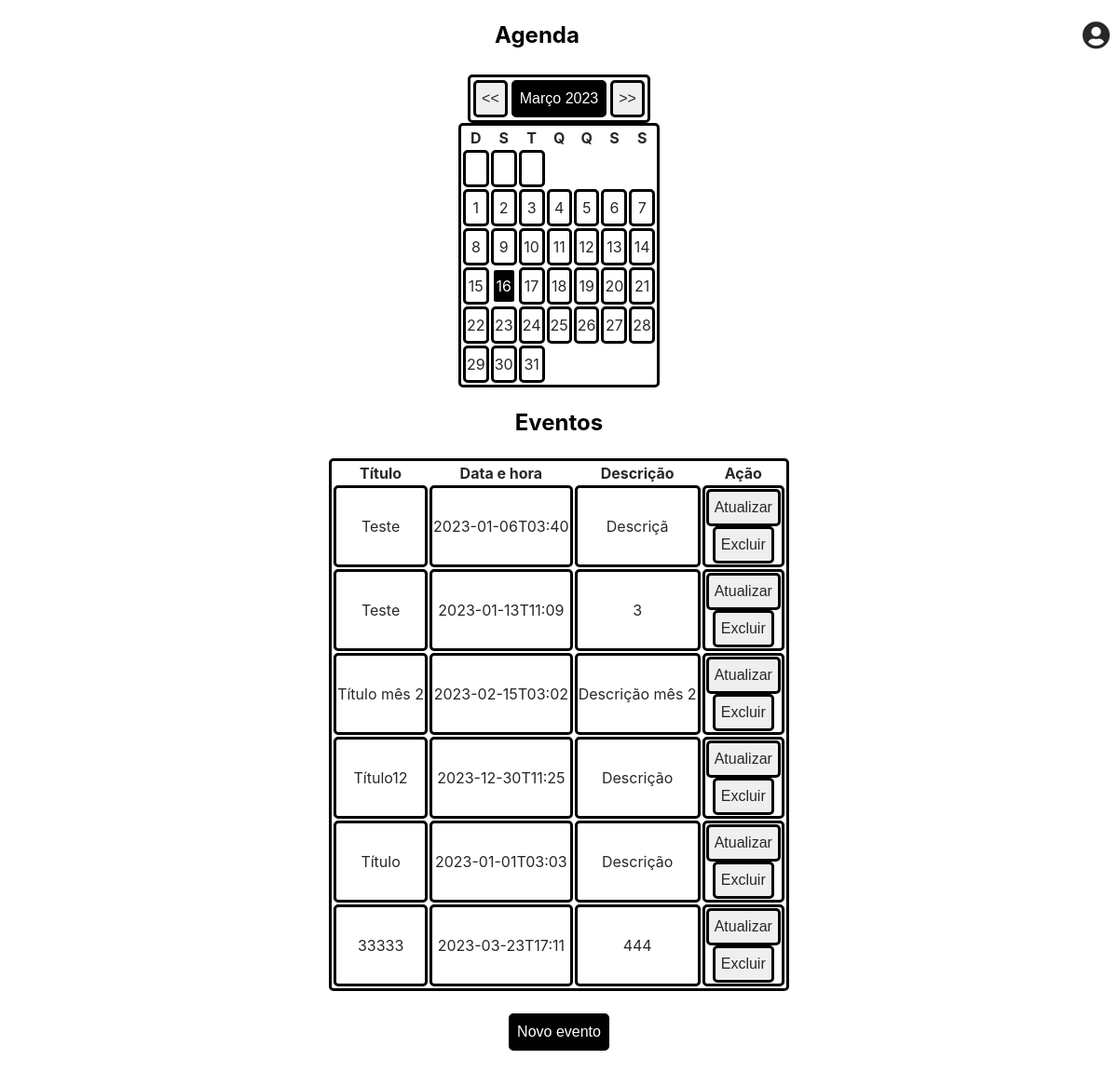
Screenshot of /start (signed in) with the database file from the repository.
### tables this page shows
CREATE TABLE "eventos" (
	"id"	integer,
	"titulo"	VARCHAR(100) NOT NULL,
	"data_hora"	VARCHAR(20) NOT NULL,
	"descricao"	VARCHAR(500) NOT NULL,
	PRIMARY KEY("id" AUTOINCREMENT)
);

### app.py (the view)
@app.route('/start', methods=['GET', 'POST'])
@login_required
def start():
    eventos = retrieve_events()
    return render_template('start.html', eventos=eventos)

### app.py (called while the page is built)
@login_manager.user_loader
def load_user(user_id):
    return User.query.get(int(user_id))

def retrieve_events():
    con = sql.connect("agenda.db")
    cur = con.cursor()
    cur.execute("SELECT titulo,data_hora,descricao FROM eventos")
    eventos = cur.fetchall()
    con.close()
    return eventos

### templates/start.html (shortened to what this page needs)
<!DOCTYPE html>
<html lang="en">
<head>
    <link href="../static/css/main.css" rel="stylesheet" type="text/css" media="all">
    <link rel="stylesheet" href="https://cdnjs.cloudflare.com/ajax/libs/font-awesome/5.15.1/css/all.min.css" />
</head>
<body>
    <header>
        <nav>
            <h1 style="color: black">Agenda </h1>
        </nav>
        <nav>
            <div>
                <form method="POST" action="/settings" style="text-align: end">
                    <button type="submit" class="account-btn header-right" style="background-color: white">
                        <i class="fas fa-user-circle icon-size"></i>
                    </button>
                </form>
            </div>
        </nav>
    </header>
    <table align="center">
        <tr>
            <th>
            <button id="prev-month"><<</button>
            </th>
            <th>
                <form>
                <button type="submit" style="background-color: black"><a style="color: white"><div id="month"></div></a></button>
                </form>
            </th>
            <th>
            <button id="next-month">>></button>
            </th>
        </tr>
    </table>
    <div id="calendar" align="center">
      <table id="calendar-body">
        <thead>
          <tr>
            <th>D</th>
            <th>S</th>
            <th>T</th>
            <th>Q</th>
            <th>Q</th>
            <th>S</th>
            <th>S</th>
          </tr>
        </thead>
        <tbody id="calendar-days"></tbody>
      </table>
    </div>
    <div class="eventos" align="center">
      <h2>Eventos</h2>
          <table>
            <thead>
              <tr>
                <th>Título</th>
                <th>Data e hora</th>
                <th>Descrição</th>
                  <th>Ação</th>
              </tr>
            </thead>
            <tbody>
                    {%for evento in eventos%}
                      <tr>
                        <td>{{ evento[0] }}</td><td>{{ evento[1] }}</td><td>{{ evento[2] }}</td>
                        <td>
                            <form method="GET" action="{{url_for('update_event', event_id=loop.index)}}">
                            <input type="submit" value="Atualizar" >
                          </form>
                          <form method="POST" action="/remove/{{ loop.index }}">
                            <input type="submit" value="Excluir" onclick="return confirm('Tem certeza que deseja excluir este evento?');">
                          </form>
                        </td>
                      </tr>
                    {%endfor%}
            </tbody>
          </table>
    <br>
        <form action="/insert">
            <button type="submit" style="background-color: black"><a style="color: white">Novo evento</a></button>
        </form>
    </div>
    <br>
</body>
</html>

### static/css/main.css (style rules this page uses)
html { font-family: -apple-system, BlinkMacSystemFont, "Segoe UI", Roboto, Helvetica, Arial, sans-serif, "Apple Color Emoji", "Segoe UI Emoji", "Segoe UI Symbol"; line-height:1.5; font-size:1em; }
body { margin: initial; padding-top: 80px; text-align: center; align-items: center; justify-content: center; }
html, body { height:100%; background-color: #ffffff; }
input,table,td, button { border: 3px solid #000; border-radius: 5px; height: 40px; line-height: normal; color: #282828; box-sizing: border-box; user-select: auto; font-size: 16px; text-align: center; }
header { position: fixed; top: 0; width: 100%; z-index: 1; background-color: #ffffff; display: flex; justify-content: space-between; align-items: center; align-content: center; }
.icon-size { font-size: 30px; }
.header-right { border: 3px solid #ffffff; }

### rows the page displays
eventos: titulo "Teste", data_hora "2023-01-06T03:40", descricao "Descriçã"
eventos: titulo "Teste", data_hora "2023-01-13T11:09", descricao "3"
eventos: titulo "Título mês 2", data_hora "2023-02-15T03:02", descricao "Descrição mês 2"
eventos: titulo "Título12", data_hora "2023-12-30T11:25", descricao "Descrição"
eventos: titulo "Título", data_hora "2023-01-01T03:03", descricao "Descrição"
eventos: titulo "33333", data_hora "2023-03-23T17:11", descricao "444"
